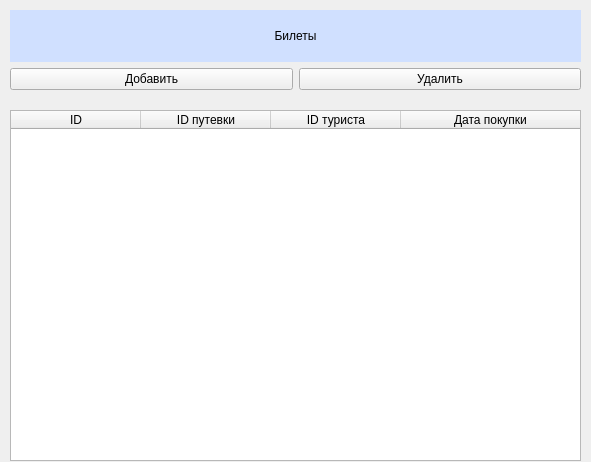
<?xml version="1.0" encoding="UTF-8"?>
<ui version="4.0">
 <class>Tickets</class>
 <widget class="QWidget" name="Tickets">
  <property name="geometry">
   <rect>
    <x>0</x>
    <y>0</y>
    <width>591</width>
    <height>462</height>
   </rect>
  </property>
  <property name="windowTitle">
   <string>Кресик Елизавета</string>
  </property>
  <widget class="QTableWidget" name="ticketTable">
   <property name="geometry">
    <rect>
     <x>10</x>
     <y>110</y>
     <width>571</width>
     <height>351</height>
    </rect>
   </property>
   <property name="minimumSize">
    <size>
     <width>0</width>
     <height>150</height>
    </size>
   </property>
   <property name="styleSheet">
    <string notr="true">font: 12pt &quot;Times New Roman&quot;;</string>
   </property>
   <property name="verticalScrollBarPolicy">
    <enum>Qt::ScrollBarAsNeeded</enum>
   </property>
   <property name="selectionBehavior">
    <enum>QAbstractItemView::SelectRows</enum>
   </property>
   <attribute name="horizontalHeaderVisible">
    <bool>true</bool>
   </attribute>
   <attribute name="horizontalHeaderCascadingSectionResizes">
    <bool>false</bool>
   </attribute>
   <attribute name="horizontalHeaderMinimumSectionSize">
    <number>60</number>
   </attribute>
   <attribute name="horizontalHeaderDefaultSectionSize">
    <number>130</number>
   </attribute>
   <attribute name="horizontalHeaderHighlightSections">
    <bool>true</bool>
   </attribute>
   <attribute name="horizontalHeaderShowSortIndicator" stdset="0">
    <bool>true</bool>
   </attribute>
   <attribute name="horizontalHeaderStretchLastSection">
    <bool>true</bool>
   </attribute>
   <attribute name="verticalHeaderVisible">
    <bool>true</bool>
   </attribute>
   <attribute name="verticalHeaderCascadingSectionResizes">
    <bool>false</bool>
   </attribute>
   <column>
    <property name="text">
     <string>ID</string>
    </property>
   </column>
   <column>
    <property name="text">
     <string>ID путевки</string>
    </property>
   </column>
   <column>
    <property name="text">
     <string>ID туриста</string>
    </property>
   </column>
   <column>
    <property name="text">
     <string>Дата покупки</string>
    </property>
   </column>
  </widget>
  <widget class="QWidget" name="gridLayoutWidget">
   <property name="geometry">
    <rect>
     <x>10</x>
     <y>10</y>
     <width>571</width>
     <height>80</height>
    </rect>
   </property>
   <layout class="QGridLayout" name="gridLayout">
    <item row="1" column="0">
     <widget class="QPushButton" name="addTicket">
      <property name="styleSheet">
       <string notr="true">font: 14pt &quot;Times New Roman&quot;;</string>
      </property>
      <property name="text">
       <string>Добавить</string>
      </property>
     </widget>
    </item>
    <item row="1" column="1">
     <widget class="QPushButton" name="delTicket">
      <property name="styleSheet">
       <string notr="true">font: 14pt &quot;Times New Roman&quot;;</string>
      </property>
      <property name="text">
       <string>Удалить</string>
      </property>
     </widget>
    </item>
    <item row="0" column="0" colspan="2">
     <widget class="QLabel" name="tickets">
      <property name="styleSheet">
       <string notr="true">font: 14pt &quot;Times New Roman&quot;;
background-color: rgb(208, 224, 255);</string>
      </property>
      <property name="text">
       <string>Билеты</string>
      </property>
      <property name="alignment">
       <set>Qt::AlignCenter</set>
      </property>
     </widget>
    </item>
   </layout>
  </widget>
 </widget>
 <resources/>
 <connections/>
</ui>
